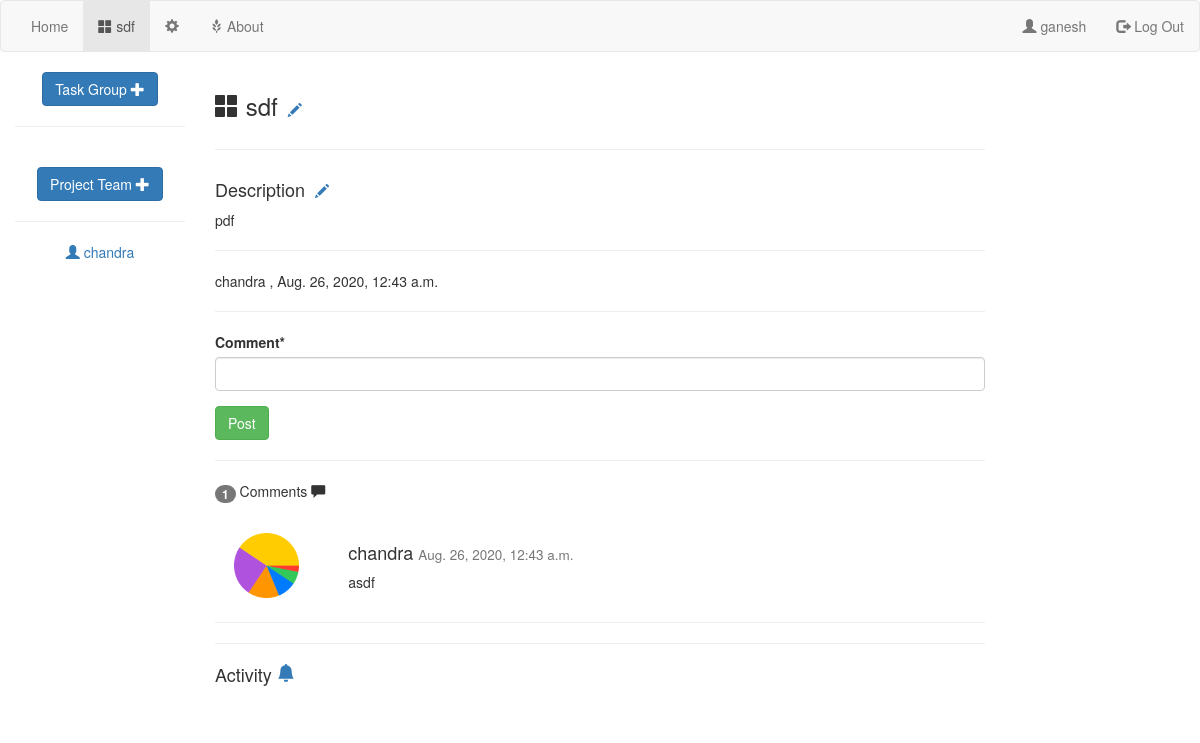
Page /1/project/ (signed in) on the earlier database version.
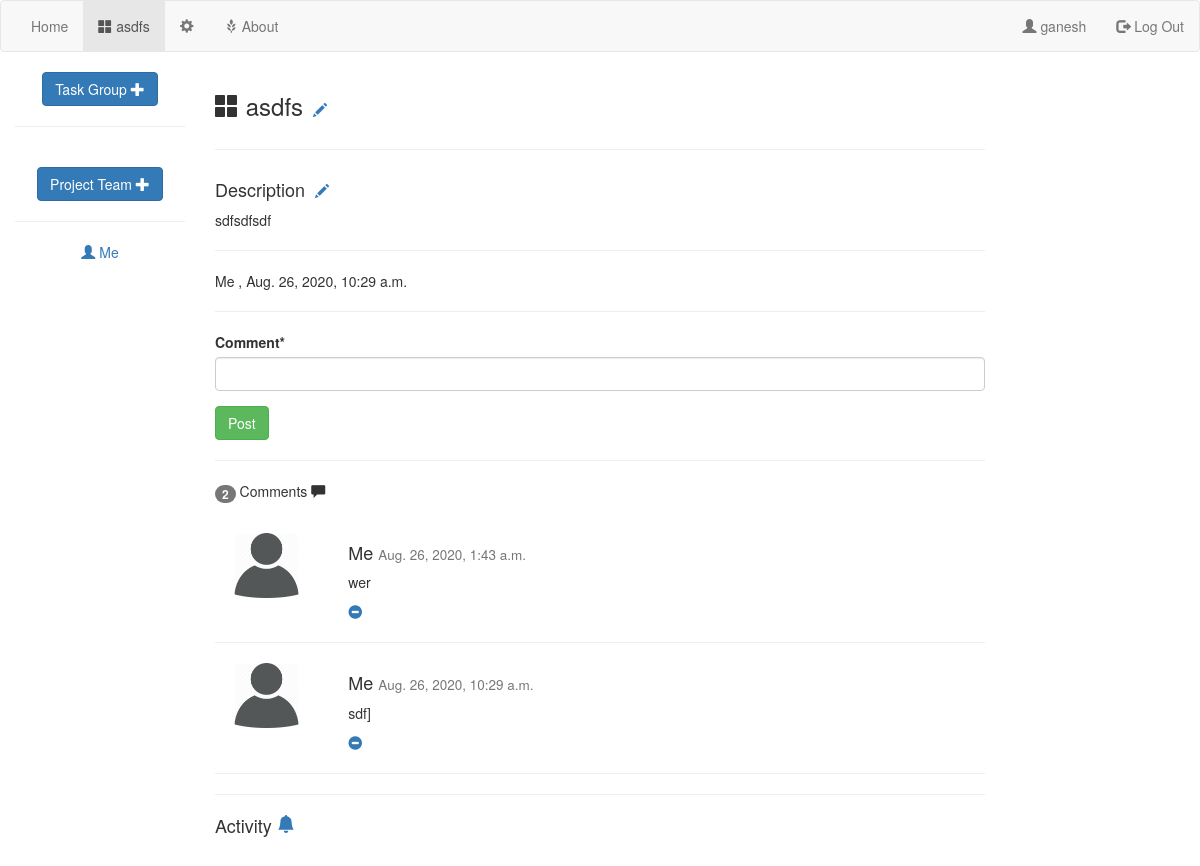
Same page on the later database version.
### projectMgr/models.py (models this page shows)
class Project(models.Model):
    name = models.CharField(max_length=100)
    people = models.ManyToManyField(User,related_name="project_set")
    description = models.TextField()
    isArchived = models.BooleanField(default=False)
    comment = models.ManyToManyField(Comment)
    created = models.DateTimeField(auto_now=True)
    createdBy = models.ForeignKey(User,on_delete=models.CASCADE,related_name="projectIcreated",null=True)
    deadLine = models.DateTimeField(null=True)
    pass

class User(AbstractUser):
    profilePicture = models.CharField(max_length=200,null=True)
    fullName = models.CharField(max_length=100,null=True)
    bio = models.CharField(null=True,max_length=500)
    pass

class Comment(models.Model):
    createdOn = models.DateTimeField(auto_now=True)
    modifiedOn = models.DateTimeField()
    createdBy = models.ForeignKey(User, on_delete=models.CASCADE)
    textField = models.TextField()
    replyLink = models.ForeignKey('self', on_delete=models.CASCADE,null=True)
    deleted = models.BooleanField(default=False)

### projectMgr/views.py (the view)
# urls.py: path('<int:projectid>/project/',views.projectDetail,name='projectDetail'),
def projectDetail(request: HttpRequest, projectid):
    if not request.user.is_authenticated:
        return redirect('projectMgr:homepage')
    '''

    :param request:
    :return:
    '''
    thisProject = models.Project.objects.get(id=projectid)
    print(thisProject.name)
    commentForm = forms.createComment()
    commentSet = thisProject.comment.all()
    stream = target_stream(thisProject)
    return render(request, 'projectMgr/projectDetail.html',
                  {'project': thisProject, 'commentForm': commentForm, 'commentSet': commentSet,
                   'thisUser': request.user,'nocomm':len(commentSet),'stream':stream})
    pass

### projectMgr/forms.py
class createComment(forms.Form):
    Comment = forms.CharField(widget=forms.TextInput,max_length=500)
    pass

### projectMgr/templates/projectMgr/projectDetail.html (shortened to what this page needs)
{% extends 'projectMgr/base.html' %}
{% block leftnav %}
<li class="active"><a href="{% url 'projectMgr:projectDetail' project.id %}" ><span class="glyphicon glyphicon-th-large"></span> {{project.name}}</a></li>
<li><a href="{% url 'projectMgr:projectDetailEdit' project.id  %}" ><span class="glyphicon glyphicon-cog"></span></a></li>
{% endblock %}
{% block heading %}
    <h3 style="display: inline-block;margin-right: 10px" ><span class="glyphicon glyphicon-th-large"></span> {{ project.name }} <h5 style="display: inline-block"><a href="{% url 'projectMgr:projectDetailEdit' project.id %}"> <i class="glyphicon glyphicon-pencil"></i></a> </h5></h3>
    <hr>
{% endblock %}
{% block body %}
    <h4 style="display: inline-block;margin-right: 10px" >Description <h5 style="display: inline-block"><a href="{% url 'projectMgr:projectDetailEdit' project.id %}"> <i class="glyphicon glyphicon-pencil"></i></a> </h5></h4>
    <div >
    <p>{{ project.description }}</p>
    </div>
    <hr>
    <div class="row">
        <div class="col-sm-4">
             {% if thisUser == project.createdBy %} Me {% else %} {{project.createdBy.username }} {% endif %},
        {{ project.created }}
        </div>
    </div>
    <hr>
    {% load crispy_forms_tags %}
    <form action="{% url 'projectMgr:projectDetailComment' project.id %}" method="post">
{{ commentForm|crispy }}
    <input type="submit" class="btn btn-success" value="Post">
    </form>
    <hr>
     <p><span class="badge">{{nocomm }}</span> Comments <span class="glyphicon glyphicon-comment"></span></p><br>
    {% load static %}
    {% for comment in commentSet %}
    <div class="row">
        <div class="col-sm-2 text-center">
            {% if comment.createdBy.profilePicture != None %}
            <img src=/{{ comment.createdBy.profilePicture }}  height="65" width="65" style=" border-radius: 5px" alt="">
            {% else %}
                <img src="{% static 'projectMgr/images/default_user.png' %}"  height="65" width="65" style=" border-radius: 5px" alt="">
            {% endif %}
        </div>
        <div class="col-sm-10">
            <h4>
                {% if comment.createdBy == thisUser %}
                Me
                {% else %}
                {{ comment.createdBy.username }}
                {% endif %}
                <small>{{comment.createdOn}}</small></h4>
            {% if comment.deleted %}
            <p style="color: gray">This comment was deleted</p>
            {% else %}
            <p>{{ comment.textField }}</p>
                {% if comment.createdBy == thisUser %}
                     <a href="{% url 'projectMgr:projectDeleteComment' project.id comment.id %}" ><span class="glyphicon glyphicon-minus-sign"></span></a>
                    {% endif %}
            {% endif %}
        </div>
        </div>
        <hr>
    {% endfor %}
<hr>
    {% load activity_tags i18n %}
        <h4>Activity <a href="{% url 'projectMgr:followProject' project.id %}">
    {% if thisUser|is_following:project %}
        <svg width="1em" height="1em" viewBox="0 0 16 16" class="bi bi-bell-fill" fill="currentColor" xmlns="http://www.w3.org/2000/svg">
  <path d="M8 16a2 2 0 0 0 2-2H6a2 2 0 0 0 2 2zm.995-14.901a1 1 0 1 0-1.99 0A5.002 5.002 0 0 0 3 6c0 1.098-.5 6-2 7h14c-1.5-1-2-5.902-2-7 0-2.42-1.72-4.44-4.005-4.901z"/>
</svg>
    {% endif %}
</a></h4>
{% endblock %}
{% block sidenav %}
    <a href="{% url 'projectMgr:createTaskGroup' project.id%}" class="btn btn-primary">Task Group <span class="glyphicon glyphicon-plus"></span> </a>
   <hr>
    <br>
      <a href="{% url 'projectMgr:chooseProjectMates' project.id %}" class="btn btn-primary">Project Team <span class="glyphicon glyphicon-plus"></span> </a>
   <hr>
            {% for person in project.people.all %}
            {% if person == thisUser %}
                            <p><a style="margin: 3px"  href=""><span class="glyphicon glyphicon-user"></span> Me</a></p>
                {% else %}
            <p><a style="margin: 3px"  href=""><span class="glyphicon glyphicon-user"></span> {{ person.username }}</a></p>
                {% endif %}
        {% endfor %}
    <br>
{% endblock %}

### projectMgr/templates/projectMgr/base.html (shortened to what this page needs)
<!DOCTYPE html>
<html lang="en">
 {% load static %}
<link rel="stylesheet" type="text/css" href="{% static 'projectMgr/styles.css' %}">
  <link rel="stylesheet" href="https://maxcdn.bootstrapcdn.com/bootstrap/3.4.1/css/bootstrap.min.css">
<nav class="navbar navbar-default ">
    <div class="container-fluid">
        <ul class="nav navbar-nav">
            <li class="nav-item"><a href="{% url 'projectMgr:homepage' %}">Home</a></li>
            {% block leftnav %}
            {% endblock %}
            <li><a href="{% url 'projectMgr:about' %}"><span class="glyphicon glyphicon-grain"></span> About</a></li>
        </ul>
        <ul class="nav navbar-nav navbar-right">
            {% block rightnav %}
                {% if thisUser %}
                    <li><a href="{% url 'projectMgr:userinfo' %}"><span class="glyphicon glyphicon-user"></span> {{ thisUser.username }}</a></li>
                    <li><a href="{% url 'projectMgr:logout' %}"><span class="glyphicon glyphicon-log-out"></span> Log Out</a></li>
                {% else %}
                    <li><a href="{% url 'projectMgr:signin' %}"><span class="glyphicon glyphicon-log-in"></span> Log In</a></li>
                    <li><a href="{% url 'projectMgr:signup' %}"><span class="glyphicon glyphicon-user"></span> Sign Up</a></li>
                {% endif %}
            {% endblock %}
        </ul>
    </div>
</nav>
<div class="container-fluid text-center">
    <div class="row content">
        <div class="col-sm-2 sidenav">
            {% block sidenav %}{% endblock %}
        </div>
        <div class="col-sm-8 text-left">
        {% block heading %}
        {% endblock %}
        {% block body %}{% endblock %}
        </div>
    </div>
</div>
</html>

Differences in the rows shown:
removed User: username "chandra"
removed Comment: createdBy.profilePicture (picture), createdBy.username "chandra", createdOn "Aug. 26, 2020, 12:43 a.m.", textField "asdf"
changed Project: name "sdf" → "asdfs"; description "pdf" → "sdfsdfsdf"; created "Aug. 26, 2020, 12:43 a.m." → "Aug. 26, 2020, 10:29 a.m."; createdBy.username "chandra" → (not shown)
added Comment: shows "Me", createdOn "Aug. 26, 2020, 1:43 a.m.", textField "wer"
added Comment: shows "Me", createdOn "Aug. 26, 2020, 10:29 a.m.", textField "sdf]"
Other differences:
{{ nocomm }}: "1" → "2"
text now shown: "Me"
